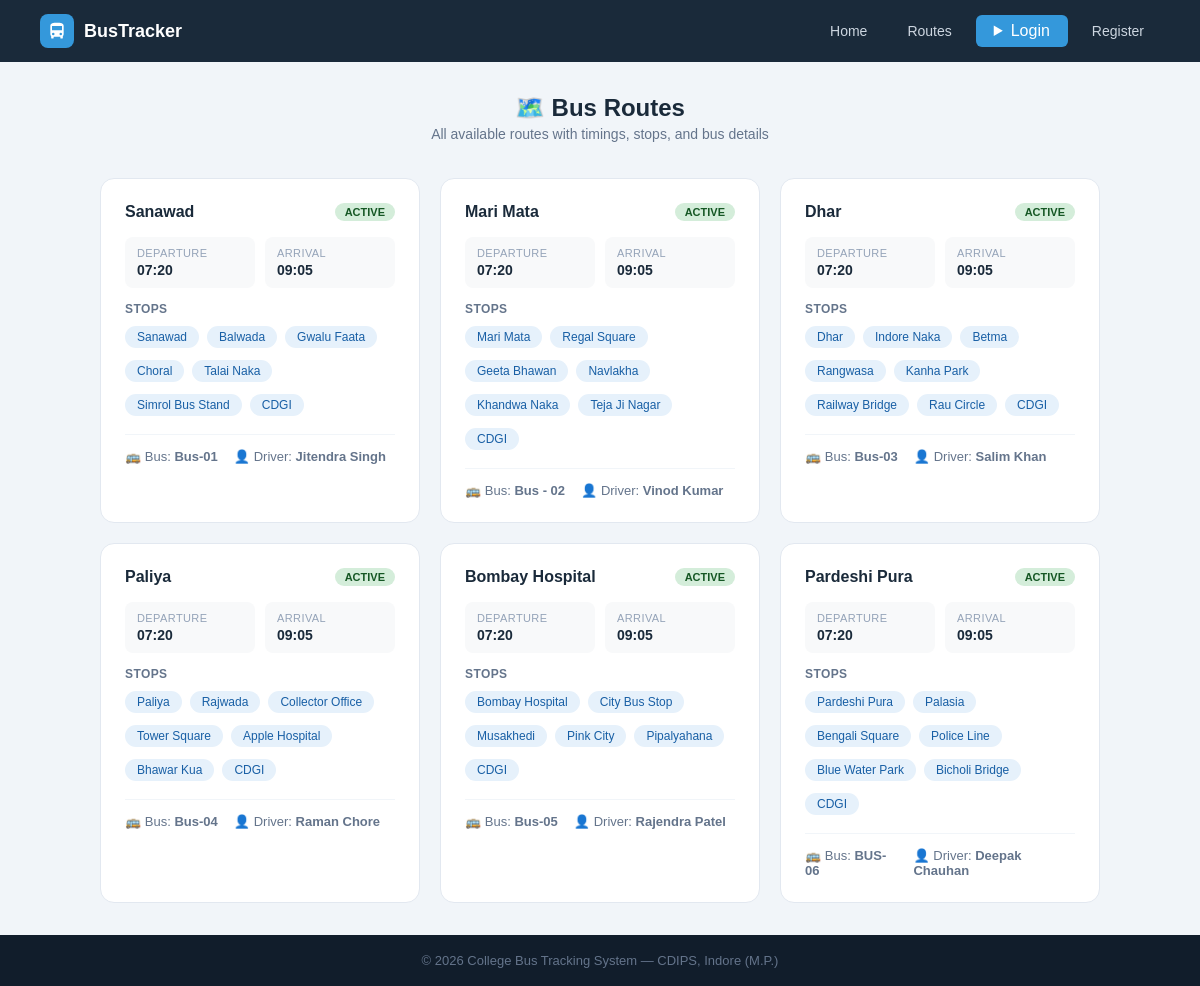
Before: /routes-info with the older database file.
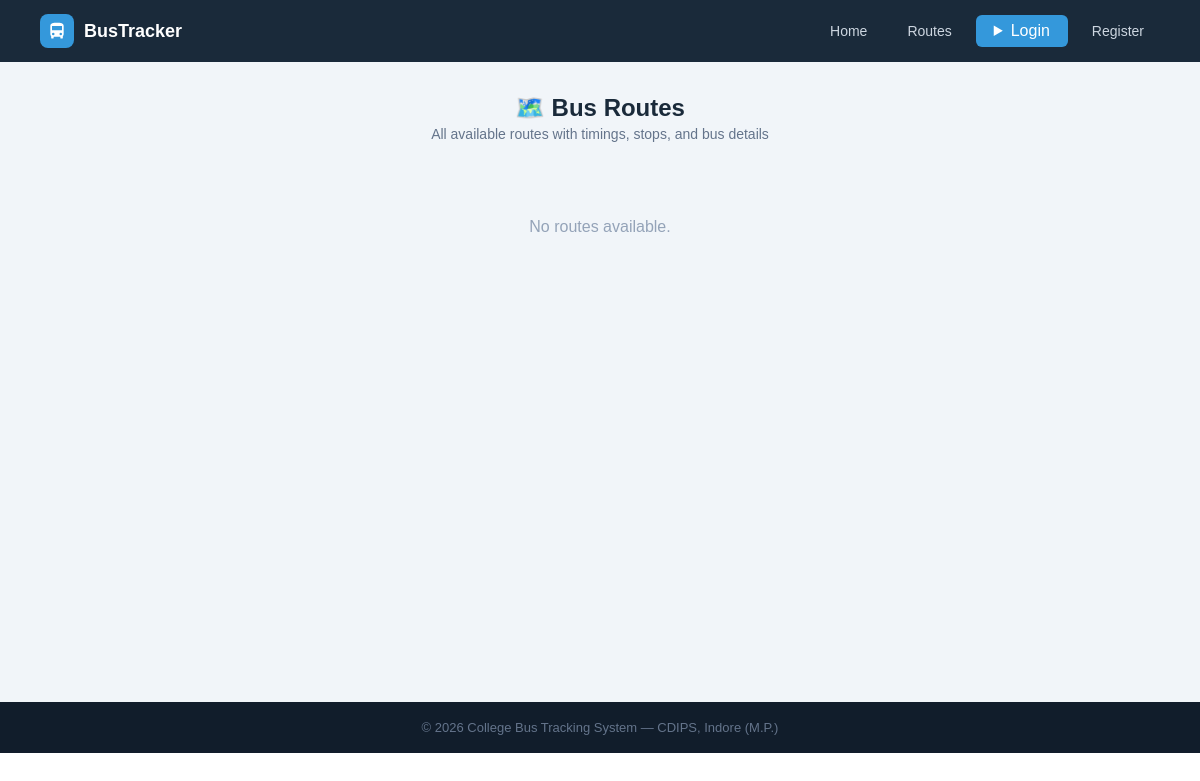
After: the same page with the newer database file.
### tables this page shows
CREATE TABLE routes (
        id INTEGER PRIMARY KEY AUTOINCREMENT,
        route_name TEXT NOT NULL, bus_id INTEGER,
        start_point TEXT, end_point TEXT,
        departure_time TEXT, arrival_time TEXT, stops TEXT, original_bus_id INTEGER,
        FOREIGN KEY(bus_id) REFERENCES buses(id));

CREATE TABLE buses (
        id INTEGER PRIMARY KEY AUTOINCREMENT,
        bus_number TEXT UNIQUE NOT NULL, driver_name TEXT NOT NULL,
        driver_phone TEXT, capacity INTEGER DEFAULT 40,
        status TEXT DEFAULT 'active',
        current_lat REAL DEFAULT 22.7196, current_lng REAL DEFAULT 75.8577, driver_address TEXT);

### app.py (the view)
@app.route('/routes-info')
def routes_page():
    db = get_db()
    routes = db.execute('''SELECT r.*,b.bus_number,b.driver_name,b.status
                           FROM routes r LEFT JOIN buses b ON r.bus_id=b.id''').fetchall()
    db.close(); return render_template('routes.html', routes=routes)

### app.py (called while the page is built, shortened)
def get_db():
    conn = sqlite3.connect(DB)
    conn.row_factory = sqlite3.Row
    return conn

@app.context_processor
def inject_notifications():
    return dict(notifications=[], unread_count=0)

### templates/routes.html (shortened to what this page needs)
{% extends "base.html" %}
{% block content %}
<div class="page">
    <div class="page-header" style="text-align:center;margin-bottom:36px">
        <h1>🗺️ Bus Routes</h1>
        <p>All available routes with timings, stops, and bus details</p>
    </div>
    <div class="routes-grid">
    {% for r in routes %}
    <div class="route-card">
        <div class="route-header">
            <div class="route-name">{{ r.route_name }}</div>
            <span class="badge {{ 'badge-green' if r.status == 'active' else 'badge-red' }}">
                {{ r.status.upper() if r.status else 'ACTIVE' }}
            </span>
        </div>
        <div class="route-info">
            <div class="ri-item"><div class="key">Departure</div><div class="val">{{ r.departure_time }}</div></div>
            <div class="ri-item"><div class="key">Arrival</div><div class="val">{{ r.arrival_time }}</div></div>
        </div>
        <div class="stops-label">Stops</div>
        <div class="stops-flow">
            {% set stop_list = r.stops.replace('-', '→').replace(',', '→').split('→') %}
            {% for stop in stop_list %}
            <span class="stop-chip">{{ stop.strip() }}</span>
            {% endfor %}
        </div>
        {% if r.bus_number %}
        <div class="bus-info">
            <span>🚌 Bus: <b>{{ r.bus_number }}</b></span>
            <span>👤 Driver: <b>{{ r.driver_name }}</b></span>
        </div>
        {% endif %}
    </div>
    {% else %}
    <div style="text-align:center;color:#94a3b8;padding:40px;grid-column:1/-1">No routes available.</div>
    {% endfor %}
    </div>
</div>
{% endblock %}

### templates/base.html (shortened to what this page needs)
<!DOCTYPE html>
<html lang="en">
<head>
    <link rel="stylesheet" href="{{ url_for('static', filename='css/style.css') }}">
</head>
<body>
<nav>
    <div class="nav-logo">
        <div class="nav-logo-icon">
            <svg viewBox="0 0 24 24"><path d="M4 16c0 .88.39 1.67 1 2.22V20a1 1 0 001 1h1a1 1 0 001-1v-1h8v1a1 1 0 001 1h1a1 1 0 001-1v-1.78c.61-.55 1-1.34 1-2.22V6c0-3.5-3.58-4-8-4S4 2.5 4 6v10zm3.5 1a1.5 1.5 0 110-3 1.5 1.5 0 010 3zm9 0a1.5 1.5 0 110-3 1.5 1.5 0 010 3zM6 6h12v5H6V6z"/></svg>
        </div>
        <span>BusTracker</span>
    </div>
    <div class="nav-links">
        <a href="{{ url_for('home') }}">Home</a>
        <a href="{{ url_for('routes_page') }}">Routes</a>
        {% if 'admin' in session or 'student' in session %}
            {% if 'admin' in session %}
                <a href="{{ url_for('admin_dashboard') }}">Admin Panel</a>
                <a href="{{ url_for('students_list') }}">Students</a>
                <a href="{{ url_for('gate_logs_page') }}">Gate Logs</a>
                <a href="{{ url_for('admin_reports') }}">📊 Reports</a>
            {% else %}
                <a href="{{ url_for('dashboard') }}">My Dashboard</a>
                <details class="bell-wrap">
                    <summary class="bell-btn">
                        🔔
                        {% if unread_count > 0 %}
                        <span class="bell-badge">{{ unread_count }}</span>
                        {% endif %}
                    </summary>
                    <div class="bell-dropdown">
                        <div class="bell-dropdown-header">
                            <span>Notifications</span>
                            <div style="display:flex;gap:6px;">
                                {% if unread_count > 0 %}
                                <form method="POST" action="{{ url_for('mark_notifications_read') }}">
                                    <button class="bell-action-btn">✓ Read</button>
                                </form>
                                {% endif %}
                                {% if notifications %}
                                <form method="POST" action="{{ url_for('delete_all_notifications') }}"
                                      onsubmit="return confirm('Delete all notification?')">
                                    <button class="bell-action-btn bell-delete-btn">🗑 Delete all</button>
                                </form>
                                {% endif %}
                            </div>
                        </div>
                        {% if notifications %}
                            {% for n in notifications %}
                            <div class="bell-notif-item {{ 'bell-unread' if not n.is_read else '' }}">
                                <div class="bell-notif-row">
                                    <div class="bell-notif-msg">{{ n.message }}</div>
                                    <form method="POST" action="{{ url_for('delete_notification', nid=n.id) }}">
                                        <button class="bell-del-one" title="Delete">✕</button>
                                    </form>
                                </div>
                                <div class="bell-notif-time">🕐 {{ n.created_at[:16] if n.created_at else '' }}</div>
                            </div>
                            {% endfor %}
                        {% else %}
                        <div class="bell-empty">
                            <span>🔕</span>
                            <div>No notification available</div>
                        </div>
                        {% endif %}
                    </div>
                </details>
            {% endif %}
            <span style="color:#94a3b8;font-size:13px">
                Hi,
                {% if 'admin' in session %}
                {{ session['admin']['name'] }}
                {% else %}
                {{ session['student']['name'] }}
                {% endif %}
            </span>
            {% if 'admin' in session %}
            <a href="/logout/admin" class="btn-danger">Logout</a>
            {% else %}
            <a href="/logout/student" class="btn-danger">Logout</a>
            {% endif %}
        {% else %}
            <div style="position: relative; display: inline-block;">
                <details style="list-style: none;">
                    <summary class="btn-nav" style="cursor: pointer; user-select: none;">
                        Login
                    </summary>
                </details>
            </div>
            <a href="{{ url_for('register') }}">Register</a>
        {% endif %}
    </div>
</nav>
{% block content %}{% endblock %}
<footer><p>© 2026 College Bus Tracking System — CDIPS, Indore (M.P.)</p></footer>
</body>
</html>

### static/css/style.css (style rules this page uses)
* { margin: 0; padding: 0; box-sizing: border-box; font-family: Arial, sans-serif; }
a { text-decoration: none; }
nav { display: flex; justify-content: space-between; align-items: center; padding: 14px 40px; background: #1a2a3a; position: sticky; top: 0; z-index: 100; }
.nav-logo { display: flex; align-items: center; gap: 10px; }
.nav-logo-icon { width: 34px; height: 34px; background: #3498db; border-radius: 8px; display: flex; align-items: center; justify-content: center; }
.nav-logo-icon svg { width: 20px; height: 20px; fill: white; }
.nav-logo span { color: white; font-size: 18px; font-weight: bold; }
.nav-links { display: flex; gap: 8px; align-items: center; }
.nav-links a { color: #cdd6e0; font-size: 14px; padding: 7px 16px; border-radius: 6px; transition: background .2s; }
.nav-links .btn-nav { background: #3498db; color: white; padding: 7px 18px; border-radius: 6px; }
footer { background: #111d2b; color: #64748b; text-align: center; padding: 18px; font-size: 13px; }
.page { padding: 32px 40px; background: #f1f5f9; min-height: 80vh; }
.page-header { margin-bottom: 24px; }
.page-header h1 { font-size: 24px; color: #1a2a3a; font-weight: bold; }
.page-header p { font-size: 14px; color: #64748b; margin-top: 4px; }
.routes-grid { display: grid; grid-template-columns: repeat(auto-fit, minmax(300px, 1fr)); gap: 20px; max-width: 1000px; margin: 0 auto; }

Changed rows visible on the page:
removed routes: route_name "Sanawad", status "ACTIVE", departure_time "07:20", arrival_time "09:05", strip "Sanawad" "Balwada" "Gwalu Faata" "Choral" "Talai Naka" "Simrol Bus Stand" "CDGI", bus_number "Bus-01", driver_name "Jitendra Singh"
removed routes: route_name "Mari Mata", status "ACTIVE", departure_time "07:20", arrival_time "09:05", strip "Mari Mata" "Regal Square" "Geeta Bhawan" "Navlakha" "Khandwa Naka" "Teja Ji Nagar" "CDGI", bus_number "Bus - 02", driver_name "Vinod Kumar"
removed routes: route_name "Dhar", status "ACTIVE", departure_time "07:20", arrival_time "09:05", strip "Dhar" "Indore Naka" "Betma" "Rangwasa" "Kanha Park" "Railway Bridge" "Rau Circle" "CDGI", bus_number "Bus-03", driver_name "Salim Khan"
removed routes: route_name "Paliya", status "ACTIVE", departure_time "07:20", arrival_time "09:05", strip "Paliya" "Rajwada" "Collector Office" "Tower Square" "Apple Hospital" "Bhawar Kua" "CDGI", bus_number "Bus-04", driver_name "Raman Chore"
removed routes: route_name "Bombay Hospital", status "ACTIVE", departure_time "07:20", arrival_time "09:05", strip "Bombay Hospital" "City Bus Stop" "Musakhedi" "Pink City" "Pipalyahana" "CDGI", bus_number "Bus-05", driver_name "Rajendra Patel"
removed routes: route_name "Pardeshi Pura", status "ACTIVE", departure_time "07:20", arrival_time "09:05", strip "Pardeshi Pura" "Palasia" "Bengali Square" "Police Line" "Blue Water Park" "Bicholi Bridge" "CDGI", bus_number "BUS-06", driver_name "Deepak Chauhan"
Other visible differences:
text now shown: "No routes available."
